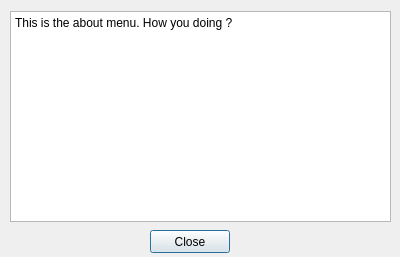
<?xml version="1.0" encoding="UTF-8"?>
<ui version="4.0">
 <class>About</class>
 <widget class="QDialog" name="About">
  <property name="geometry">
   <rect>
    <x>0</x>
    <y>0</y>
    <width>400</width>
    <height>257</height>
   </rect>
  </property>
  <property name="windowTitle">
   <string>Notepad</string>
  </property>
  <widget class="QWidget" name="centralWidget" native="true">
   <property name="geometry">
    <rect>
     <x>0</x>
     <y>0</y>
     <width>401</width>
     <height>243</height>
    </rect>
   </property>
   <widget class="QTextBrowser" name="helpBrowser">
    <property name="geometry">
     <rect>
      <x>10</x>
      <y>11</y>
      <width>381</width>
      <height>211</height>
     </rect>
    </property>
    <property name="html">
     <string>&lt;!DOCTYPE HTML PUBLIC &quot;-//W3C//DTD HTML 4.0//EN&quot; &quot;http://www.w3.org/TR/REC-html40/strict.dtd&quot;&gt;
&lt;html&gt;&lt;head&gt;&lt;meta name=&quot;qrichtext&quot; content=&quot;1&quot; /&gt;&lt;style type=&quot;text/css&quot;&gt;
p, li { white-space: pre-wrap; }
&lt;/style&gt;&lt;/head&gt;&lt;body style=&quot; font-family:'Sans Serif'; font-size:9pt; font-weight:400; font-style:normal;&quot;&gt;
&lt;p style=&quot; margin-top:0px; margin-bottom:0px; margin-left:0px; margin-right:0px; -qt-block-indent:0; text-indent:0px;&quot;&gt;This is the about menu. How you doing ?&lt;/p&gt;&lt;/body&gt;&lt;/html&gt;</string>
    </property>
   </widget>
  </widget>
  <widget class="QPushButton" name="closeButton">
   <property name="geometry">
    <rect>
     <x>150</x>
     <y>230</y>
     <width>80</width>
     <height>23</height>
    </rect>
   </property>
   <property name="text">
    <string>Close</string>
   </property>
  </widget>
 </widget>
 <layoutdefault spacing="6" margin="11"/>
 <resources/>
 <connections/>
</ui>
